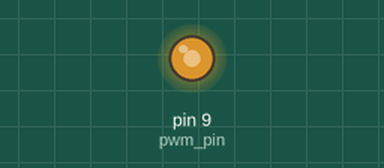
This sketch was run on a simulated Arduino Uno, built with avr-gcc and run on an emulated ATmega328P. Shown: output pins drawn as LEDs (lit = HIGH). What the sketch prints to the serial monitor is not drawn.

Above: at 0.05 s.
Timing chart, 0 to 4.8 s (numbered marks = the images above):
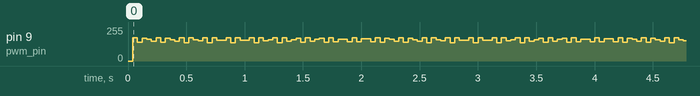

The sketch:

sine.ino
```cpp
int pwm_pin    = 9;      // the PWM pin the LED is attached to
int analogPin  = 3;
int value      = 0;
float f        = 10;  // sine wave frequency
unsigned long t;
const float pi = 3.141592653589793238462643;
int val        = 0;      // variable to store the value read
unsigned long T = 10;
unsigned long t0;

unsigned long start_t;
unsigned long   end_t;
//bool

void setup() {              // the setup routine runs once when you press reset:
  pinMode(pwm_pin, OUTPUT); // declare pin 9 to be an output:
  Serial.begin(9600);
}

// the loop routine runs over and over again forever:

void loop() {
  //  start_t = micros();
  //  while (micros() < 4000000) {
  //  start_t = micros();

  t0 = micros();
  t  = micros();

  while (t - t0 < T) {
    t = micros();
    analogWrite(pwm_pin, value); // allowed range is [0..255]
    Serial.println(value);
  }

  if (value == 0) value = 255;
  else value = 0;
    //  Serial.println(micros() - start_t);
    //  }
    //  Serial.println(micros());
    //  Serial.println(micros() - start_t);
    //    t =
    //    t = micros();

    //  value = 255 / 2 * (sin(2 * pi * f * t) + 1);
    //    value = map(sin(2 * pi * f * t), -1, 1, 0, 255); // works wrong, read more about map
    //    value = map(sin(f * t), -1.0, 1.0, 0.0, 255.0);
    //  value = sin(f * t);

    //  T = 1000;
    //  Serial.println(sin(f * t));
    //  Serial.println(value);
    //  analogWrite(pwm_pin, value); // allowed range is [0..255]


    //  if (t - t0 > T) {
    //    value = 255;
    //    t0 = t;
    //  }
    //  else {
    //
    //  }
    //  if (value == 0) value = 255;
    //  else value = 0;
    //  value = 0 ? 255 : 0;
    //  Serial.println(t);
    //  analogWrite(pwm_pin, value); // allowed range is [0..255]

    //  val = analogRead(analogPin);     // read the input pin
    //  Serial.println(val);

    //  Serial.print(sin(f * t));
    //  Serial.print('\t');
    //  Serial.print(map(sin(f * t), -1, 1, -2, 2));
    //  Serial.print('\n');
    //    delay(10); // milliseconds
  }
```

Measured:
- by itself, pin 9 (pwm_pin): moves between 136/255 and 175/255, repeating every 2.1 s
